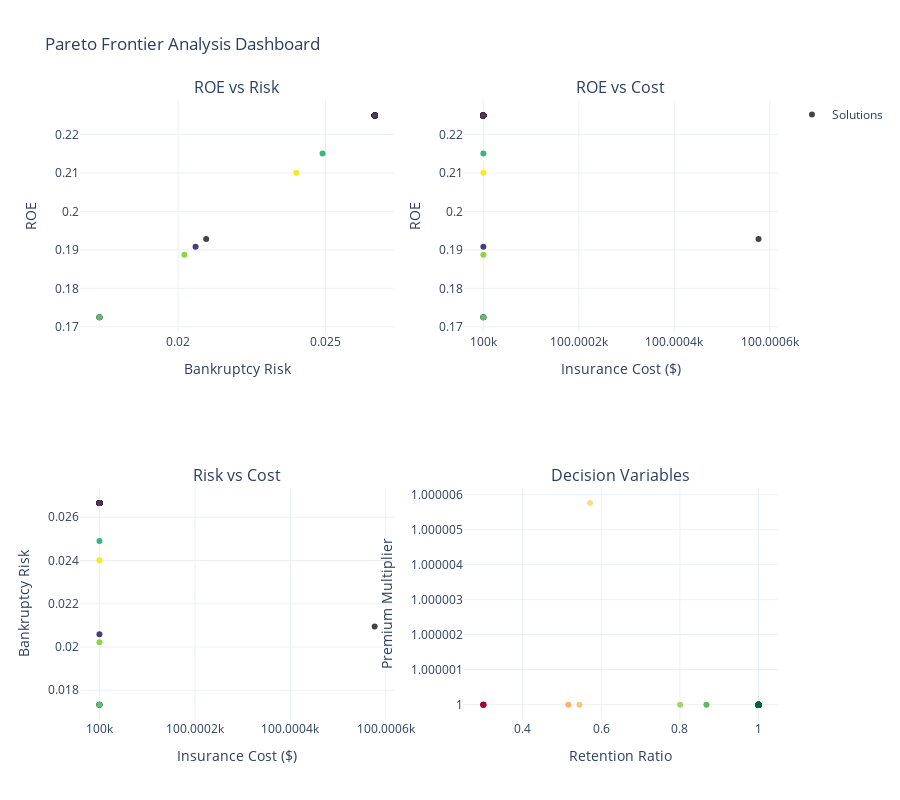

Source (notebook cell):
### Markdown cell above
## 7. Interactive Dashboard for Decision Making

### Code cell
# Create comprehensive dashboard with multiple views
from plotly.subplots import make_subplots
import plotly.graph_objects as go

# Use the 3D frontier points for comprehensive analysis
df_full = frontier_3d.to_dataframe()

# Create subplots
fig = make_subplots(
    rows=2, cols=2,
    subplot_titles=(
        "ROE vs Risk",
        "ROE vs Cost",
        "Risk vs Cost",
        "Decision Variables"
    ),
    specs=[
        [{"type": "scatter"}, {"type": "scatter"}],
        [{"type": "scatter"}, {"type": "scatter"}]
    ]
)

# ROE vs Risk
fig.add_trace(
    go.Scatter(
        x=df_full['bankruptcy_risk'],
        y=df_full['ROE'],
        mode='markers',
        marker=dict(color=df_full['crowding_distance'], colorscale='Viridis'),
        name='Solutions',
        text=[f"Point {i}" for i in range(len(df_full))],
        hovertemplate="Risk: %{x:.3f}<br>ROE: %{y:.3f}<extra></extra>"
    ),
    row=1, col=1
)

# ROE vs Cost
fig.add_trace(
    go.Scatter(
        x=df_full['insurance_cost'],
        y=df_full['ROE'],
        mode='markers',
        marker=dict(color=df_full['crowding_distance'], colorscale='Viridis'),
        name='Solutions',
        showlegend=False,
        hovertemplate="Cost: $%{x:,.0f}<br>ROE: %{y:.3f}<extra></extra>"
    ),
    row=1, col=2
)

# Risk vs Cost
fig.add_trace(
    go.Scatter(
        x=df_full['insurance_cost'],
        y=df_full['bankruptcy_risk'],
        mode='markers',
        marker=dict(color=df_full['crowding_distance'], colorscale='Viridis'),
        name='Solutions',
        showlegend=False,
        hovertemplate="Cost: $%{x:,.0f}<br>Risk: %{y:.3f}<extra></extra>"
    ),
    row=2, col=1
)

# Decision Variables (Retention vs Premium Multiplier)
fig.add_trace(
    go.Scatter(
        x=df_full['decision_var_0'],  # Retention
        y=df_full['decision_var_1'],  # Premium multiplier
        mode='markers',
        marker=dict(color=df_full['ROE'], colorscale='RdYlGn'),
        name='Solutions',
        showlegend=False,
        hovertemplate="Retention: %{x:.1%}<br>Premium Mult: %{y:.2f}x<extra></extra>"
    ),
    row=2, col=2
)

# Update layout
fig.update_xaxes(title_text="Bankruptcy Risk", row=1, col=1)
fig.update_yaxes(title_text="ROE", row=1, col=1)
fig.update_xaxes(title_text="Insurance Cost ($)", row=1, col=2)
fig.update_yaxes(title_text="ROE", row=1, col=2)
fig.update_xaxes(title_text="Insurance Cost ($)", row=2, col=1)
fig.update_yaxes(title_text="Bankruptcy Risk", row=2, col=1)
fig.update_xaxes(title_text="Retention Ratio", row=2, col=2)
fig.update_yaxes(title_text="Premium Multiplier", row=2, col=2)

fig.update_layout(
    height=800,
    title_text="Pareto Frontier Analysis Dashboard",
    showlegend=True,
    template="plotly_white"
)

fig.show()

### Figure 1 — Plotly figure (JSON) as saved in the notebook; plotly's stock layout.template omitted (floating-point values rounded to 4 significant figures)
{"data": [{"hovertemplate": "Risk: %{x:.3f}<br>ROE: %{y:.3f}<extra></extra>", "marker": {"color": [Infinity, 0.0, 0.0, 0.0, 0.0, 0.0, 0.0, 0.0, 0.6986, 0.0, 0.0, 0.0, 0.0, 0.0, 0.0, 0.0, 0.0, 0.0, 0.1582, Infinity, 0.0, 0.0, Infinity, 0.0, 0.0, 0.0, 0.0, 0.0, 0.6173, 0.5697, 0.0, 0.0, 0.0, 0.846, 0.0, 0.0, 0.0, 0.0, 0.0, Infinity], "colorscale": [[0, "#440154"], [0.1111, "#482878"], [0.2222, "#3e4989"], [0.3333, "#31688e"], [0.4444, "#26828e"], [0.5556, "#1f9e89"], [0.6667, "#35b779"], [0.7778, "#6ece58"], [0.8889, "#b5de2b"], [1, "#fde725"]]}, "mode": "markers", "name": "Solutions", "text": ["Point 0", "Point 1", "Point 2", "Point 3", "Point 4", "Point 5", "Point 6", "Point 7", "Point 8", "Point 9", "Point 10", "Point 11", "Point 12", "Point 13", "Point 14", "Point 15", "Point 16", "Point 17", "Point 18", "Point 19", "Point 20", "Point 21", "Point 22", "Point 23", "Point 24", "Point 25", "Point 26", "Point 27", "Point 28", "Point 29", "Point 30", "Point 31", "Point 32", "Point 33", "Point 34", "Point 35", "Point 36", "Point 37", "Point 38", "Point 39"], "type": "scatter", "x": [0.02667, 0.02667, 0.02667, 0.02667, 0.02667, 0.02667, 0.02667, 0.02667, 0.02021, 0.02667, 0.02667, 0.02667, 0.02667, 0.02667, 0.02667, 0.02667, 0.02667, 0.02667, 0.02059, 0.01733, 0.02667, 0.02667, 0.02095, 0.02667, 0.02667, 0.01733, 0.02667, 0.02667, 0.01733, 0.0249, 0.02667, 0.02667, 0.02667, 0.02401, 0.02667, 0.02667, 0.02667, 0.02667, 0.02667, 0.02667], "xaxis": "x", "y": [0.225, 0.225, 0.225, 0.225, 0.225, 0.225, 0.225, 0.225, 0.1887, 0.225, 0.225, 0.225, 0.225, 0.225, 0.225, 0.225, 0.225, 0.225, 0.1908, 0.1725, 0.225, 0.225, 0.1929, 0.225, 0.225, 0.1725, 0.225, 0.225, 0.1725, 0.2151, 0.225, 0.225, 0.225, 0.21, 0.225, 0.225, 0.225, 0.225, 0.225, 0.225], "yaxis": "y"}, {"hovertemplate": "Cost: $%{x:,.0f}<br>ROE: %{y:.3f}<extra></extra>", "marker": {"color": [Infinity, 0.0, 0.0, 0.0, 0.0, 0.0, 0.0, 0.0, 0.6986, 0.0, 0.0, 0.0, 0.0, 0.0, 0.0, 0.0, 0.0, 0.0, 0.1582, Infinity, 0.0, 0.0, Infinity, 0.0, 0.0, 0.0, 0.0, 0.0, 0.6173, 0.5697, 0.0, 0.0, 0.0, 0.846, 0.0, 0.0, 0.0, 0.0, 0.0, Infinity], "colorscale": [[0, "#440154"], [0.1111, "#482878"], [0.2222, "#3e4989"], [0.3333, "#31688e"], [0.4444, "#26828e"], [0.5556, "#1f9e89"], [0.6667, "#35b779"], [0.7778, "#6ece58"], [0.8889, "#b5de2b"], [1, "#fde725"]]}, "mode": "markers", "name": "Solutions", "showlegend": false, "type": "scatter", "x": [100000.0, 100000.0, 100000.0, 100000.0, 100000.0, 100000.0, 100000.0, 100000.0, 100000.0, 100000.0, 100000.0, 100000.0, 100000.0, 100000.0, 100000.0, 100000.0, 100000.0, 100000.0, 100000.0, 100000.0, 100000.0, 100000.0, 100000.0, 100000.0, 100000.0, 100000.0, 100000.0, 100000.0, 100000.0, 100000.0, 100000.0, 100000.0, 100000.0, 100000.0, 100000.0, 100000.0, 100000.0, 100000.0, 100000.0, 100000.0], "xaxis": "x2", "y": [0.225, 0.225, 0.225, 0.225, 0.225, 0.225, 0.225, 0.225, 0.1887, 0.225, 0.225, 0.225, 0.225, 0.225, 0.225, 0.225, 0.225, 0.225, 0.1908, 0.1725, 0.225, 0.225, 0.1929, 0.225, 0.225, 0.1725, 0.225, 0.225, 0.1725, 0.2151, 0.225, 0.225, 0.225, 0.21, 0.225, 0.225, 0.225, 0.225, 0.225, 0.225], "yaxis": "y2"}, {"hovertemplate": "Cost: $%{x:,.0f}<br>Risk: %{y:.3f}<extra></extra>", "marker": {"color": [Infinity, 0.0, 0.0, 0.0, 0.0, 0.0, 0.0, 0.0, 0.6986, 0.0, 0.0, 0.0, 0.0, 0.0, 0.0, 0.0, 0.0, 0.0, 0.1582, Infinity, 0.0, 0.0, Infinity, 0.0, 0.0, 0.0, 0.0, 0.0, 0.6173, 0.5697, 0.0, 0.0, 0.0, 0.846, 0.0, 0.0, 0.0, 0.0, 0.0, Infinity], "colorscale": [[0, "#440154"], [0.1111, "#482878"], [0.2222, "#3e4989"], [0.3333, "#31688e"], [0.4444, "#26828e"], [0.5556, "#1f9e89"], [0.6667, "#35b779"], [0.7778, "#6ece58"], [0.8889, "#b5de2b"], [1, "#fde725"]]}, "mode": "markers", "name": "Solutions", "showlegend": false, "type": "scatter", "x": [100000.0, 100000.0, 100000.0, 100000.0, 100000.0, 100000.0, 100000.0, 100000.0, 100000.0, 100000.0, 100000.0, 100000.0, 100000.0, 100000.0, 100000.0, 100000.0, 100000.0, 100000.0, 100000.0, 100000.0, 100000.0, 100000.0, 100000.0, 100000.0, 100000.0, 100000.0, 100000.0, 100000.0, 100000.0, 100000.0, 100000.0, 100000.0, 100000.0, 100000.0, 100000.0, 100000.0, 100000.0, 100000.0, 100000.0, 100000.0], "xaxis": "x3", "y": [0.02667, 0.02667, 0.02667, 0.02667, 0.02667, 0.02667, 0.02667, 0.02667, 0.02021, 0.02667, 0.02667, 0.02667, 0.02667, 0.02667, 0.02667, 0.02667, 0.02667, 0.02667, 0.02059, 0.01733, 0.02667, 0.02667, 0.02095, 0.02667, 0.02667, 0.01733, 0.02667, 0.02667, 0.01733, 0.0249, 0.02667, 0.02667, 0.02667, 0.02401, 0.02667, 0.02667, 0.02667, 0.02667, 0.02667, 0.02667], "yaxis": "y3"}, {"hovertemplate": "Retention: %{x:.1%}<br>Premium Mult: %{y:.2f}x<extra></extra>", "marker": {"color": [0.225, 0.225, 0.225, 0.225, 0.225, 0.225, 0.225, 0.225, 0.1887, 0.225, 0.225, 0.225, 0.225, 0.225, 0.225, 0.225, 0.225, 0.225, 0.1908, 0.1725, 0.225, 0.225, 0.1929, 0.225, 0.225, 0.1725, 0.225, 0.225, 0.1725, 0.2151, 0.225, 0.225, 0.225, 0.21, 0.225, 0.225, 0.225, 0.225, 0.225, 0.225], "colorscale": [[0, "rgb(165,0,38)"], [0.1, "rgb(215,48,39)"], [0.2, "rgb(244,109,67)"], [0.3, "rgb(253,174,97)"], [0.4, "rgb(254,224,139)"], [0.5, "rgb(255,255,191)"], [0.6, "rgb(217,239,139)"], [0.7, "rgb(166,217,106)"], [0.8, "rgb(102,189,99)"], [0.9, "rgb(26,152,80)"], [1, "rgb(0,104,55)"]]}, "mode": "markers", "name": "Solutions", "showlegend": false, "type": "scatter", "x": [1.0, 1.0, 1.0, 1.0, 1.0, 1.0, 1.0, 1.0, 0.5161, 1.0, 1.0, 1.0, 1.0, 1.0, 1.0, 1.0, 1.0, 1.0, 0.5445, 0.3, 1.0, 1.0, 0.5714, 1.0, 1.0, 0.3, 1.0, 1.0, 0.3, 0.8675, 1.0, 1.0, 1.0, 0.8006, 1.0, 1.0, 1.0, 1.0, 1.0, 1.0], "xaxis": "x4", "y": [1.0, 1.0, 1.0, 1.0, 1.0, 1.0, 1.0, 1.0, 1.0, 1.0, 1.0, 1.0, 1.0, 1.0, 1.0, 1.0, 1.0, 1.0, 1.0, 1.0, 1.0, 1.0, 1.0, 1.0, 1.0, 1.0, 1.0, 1.0, 1.0, 1.0, 1.0, 1.0, 1.0, 1.0, 1.0, 1.0, 1.0, 1.0, 1.0, 1.0], "yaxis": "y4"}], "layout": {"annotations": [{"font": {"size": 16}, "showarrow": false, "text": "ROE vs Risk", "x": 0.225, "xanchor": "center", "xref": "paper", "y": 1, "yanchor": "bottom", "yref": "paper"}, {"font": {"size": 16}, "showarrow": false, "text": "ROE vs Cost", "x": 0.775, "xanchor": "center", "xref": "paper", "y": 1, "yanchor": "bottom", "yref": "paper"}, {"font": {"size": 16}, "showarrow": false, "text": "Risk vs Cost", "x": 0.225, "xanchor": "center", "xref": "paper", "y": 0.375, "yanchor": "bottom", "yref": "paper"}, {"font": {"size": 16}, "showarrow": false, "text": "Decision Variables", "x": 0.775, "xanchor": "center", "xref": "paper", "y": 0.375, "yanchor": "bottom", "yref": "paper"}], "height": 800, "showlegend": true, "title": {"text": "Pareto Frontier Analysis Dashboard"}, "xaxis": {"anchor": "y", "domain": [0, 0.45], "title": {"text": "Bankruptcy Risk"}}, "xaxis2": {"anchor": "y2", "domain": [0.55, 1], "title": {"text": "Insurance Cost ($)"}}, "xaxis3": {"anchor": "y3", "domain": [0, 0.45], "title": {"text": "Insurance Cost ($)"}}, "xaxis4": {"anchor": "y4", "domain": [0.55, 1], "title": {"text": "Retention Ratio"}}, "yaxis": {"anchor": "x", "domain": [0.625, 1], "title": {"text": "ROE"}}, "yaxis2": {"anchor": "x2", "domain": [0.625, 1], "title": {"text": "ROE"}}, "yaxis3": {"anchor": "x3", "domain": [0, 0.375], "title": {"text": "Bankruptcy Risk"}}, "yaxis4": {"anchor": "x4", "domain": [0, 0.375], "title": {"text": "Premium Multiplier"}}}}
